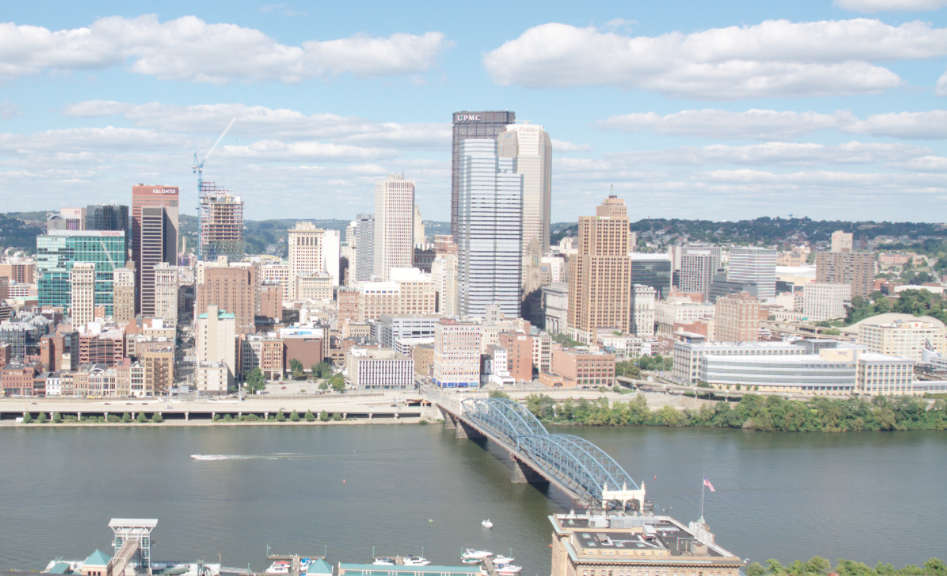
#> input picture assignments/hw4/data/incline_L.png, 947 x 576 px
$ python run_q4.py   (older library calls are emulated)
#> lines starting #> are read from the running program, lines starting #| are printed output that depends on the picture; after the words box and inside, x2 and y2 are one past the last pixel; in counts of white or black regions, pixels touching at a corner belong together; pictures that were not available may be replaced by others from this repository, and a replacement may not be noted
### assignments/hw4/python/q2.py
import skimage.feature
import numpy              as     np
import scipy.io           as     sio
import matplotlib.pyplot  as     plt
from   skimage.io         import imread
from   skimage.color      import rgb2gray
from   skimage.feature    import corner_harris , corner_peaks

################################################################################
# Q2.1                                                            ##############
# create a 2 x nbits sampling of integers from to to patchWidth^2 ##############
# read BRIEF paper for different sampling methods                 ##############
################################################################################
def makeTestPattern(patchWidth, nbits):
  #res = None
  # YOUR CODE HERE
  compareX = np.random.randint ( patchWidth ** 2 , size = [ nbits , 1 ] )
  compareY = np.random.randint ( patchWidth ** 2 , size = [ nbits , 1 ] )
  sio.savemat( 'testPattern.mat' ,
    { 'compareX' : compareX , 'compareY' : compareY })
  return compareX , compareY

################################################################################
# Q2.2                                               ###########################
# im is 1 channel image, locs are locations          ###########################
# compareX and compareY are idx in patchWidth^2      ###########################
# should return the new set of locs and their descs  ###########################
################################################################################
def computeBrief( im , locs , compareA , compareB ):
  patchWidth = 9 # pwned
  desc       = [ ]
  valid_locs = [ ]
  n_features = len ( compareA )
  for loc in locs:
    y , x = loc
    try:
      feature_vector = np.zeros ( [ n_features , 1 ] )
      for i in range ( n_features ):
        ra , ca = np.unravel_index ( compareA [ i ]  ,
                                   [ patchWidth , patchWidth ] )
        rb , cb = np.unravel_index ( compareB [ i ]  ,
                                   [ patchWidth , patchWidth ] )
        pa      = im               [ y + ra     , x + ca     ]
        pb      = im               [ y + rb     , x + cb     ]
        feature_vector [ i ] = 1 if pa > pb else 0
      desc.append       ( feature_vector )
      valid_locs.append ( loc            )
    except IndexError:
      pass # index out of range, no worries

  valid_locs = np.array           ( valid_locs )
  desc       = np.array           ( desc       )
  valid_locs = valid_locs.reshape ( [ len ( valid_locs ) , 2          ] )
  desc       = desc.reshape       ( [ len ( desc       ) , n_features ] )

  return valid_locs, desc

################################################################################
################################################################################
# Q2.3                                        ##################################
# im is a 1 channel image                     ##################################
# locs are locations                          ##################################
# descs are descriptors                       ##################################
# if using Harris corners, use a sigma of 1.5 ##################################
################################################################################
################################################################################

def briefLite( im ):
  # YOUR CODE HERE
  nms_size   = 1
  descriptor_dict  = sio.loadmat     ( 'testPattern.mat' )
  ca               = descriptor_dict [ 'compareX'        ]
  cb               = descriptor_dict [ 'compareY'        ]
  corners          = corner_peaks   ( corner_harris ( im , method = 'eps' ) ,
                                      min_distance = nms_size ,
                                      num_peaks = 1000 )
  locs , desc = computeBrief( im , corners , ca , cb )
  return locs , desc

################################################################################
# Q 2.4 ########################################################################
################################################################################
def briefMatch( desc1 , desc2 , ratio = 0.8 ):
  # okay so we say we SAY we use the ratio test
  # which SIFT does
  # but come on, I (your humble TA), don't want to.
  # ensuring bijection is almost as good
  # maybe better
  # trust me
  matches = skimage.feature.match_descriptors(desc1,desc2,'hamming',cross_check=True)
  return matches

################################################################################
# [57 lines left out: functions plotMatches, testMatch, briefRotTest, briefRotLite, not called in this run]

# [9 lines that do not run on import are left out]

### assignments/hw4/python/q4.py
import numpy as np
from q2 import *
from q3 import *
import skimage.color
import skimage.transform
from scipy import misc

# you may find this useful in removing borders
# from pnc series images (which are RGBA)
# and have boundary regions
def clip_alpha(img):
    img[:,:,3][np.where(img[:,:,3] < 1.0)] = 0.0
    return img

# Q 4.1
# this should be a less hacky version of
# composite image from Q3
# img1 and img2 are RGB-A
# warp order 0 might help
# try warping both images then combining
# feel free to hardcode output size
# [23 lines left out: function imageStitching, not called in this run]


# Q 4.2
# you should make the whole image fit in that width
# python may be inv(T) compared to MATLAB
def imageStitching_noClip(img1, img2, H2to1, panoWidth=1280):
  M = np.eye ( 3 )
  # Assume img2 to the right, otherwise need some extra processing
  ##############################################################################
  ## Will predict total image size now for use in warp #########################
  ##############################################################################
  h1 , w1 , x = img1.shape
  h2 , w2 , x = img2.shape
  ##########################    x    y    1  ###################################
  img2_corners = np.array ( [ [ 0  , 0  , 1 ] ,
                              [ w2 , 0  , 1 ] ,
                              [ 0  , h2 , 1 ] ,
                              [ w2 , h2 , 1 ] ] ).T

  img1_corners = np.array ( [ [ 0  , 0  , 1 ] ,
                              [ w1 , 0  , 1 ] ,
                              [ 0  , h1 , 1 ] ,
                              [ w1 , h1 , 1 ] ] ).T

  img2_corners_warped = np.dot ( np.linalg.inv ( H2to1 ) , img2_corners )
  img2_corners_warped = normPoints ( img2_corners_warped )

  corners = np.hstack ( ( img1_corners , img2_corners_warped ) )
  xmin = min ( corners [ 0 , : ] )
  xmax = max ( corners [ 0 , : ] )
  ymin = min ( corners [ 1 , : ] )
  ymax = max ( corners [ 1 , : ] )

  out_shape = np.array ( [ ymax - ymin , xmax - xmin , 3 ] )
  out_shape = out_shape.astype ( 'int' )


  T = np.eye ( 3 )
  T [ 0 , 2 ] = xmin
  T [ 1 , 2 ] = ymin
  S = np.eye ( 3 )
  # [10 lines of commented-out code are left out]
  M = np.dot ( S , T )

  panoImg   = np.zeros ( out_shape )

  img2_warped       = warp ( img2 , np.dot ( M , H2to1 ) , output_shape = out_shape ,
                        mode = 'constant' , cval = 0 )
  img1_warped       = warp ( img1 , M , output_shape = out_shape ,
                        mode = 'constant' , cval = 0 )

  ##############################################################################
  ## Extract indices of non-zero Harry pixels , set them in composite ##########
  ##############################################################################
  img1_warped = img1_warped [ : , : , 0:3 ]
  img2_warped = img2_warped [ : , : , 0:3 ]
  indices1      = img1_warped        [ : , : , 0   ] != 0
  indices2      = img2_warped        [ : , : , 0   ] != 0
  panoImg [ indices2 ] = img2_warped [ indices2 ]
  panoImg [ indices1 ] = img1_warped [ indices1 ]
  #panoImg =  misc.imfilter ( panoImg , ftype = 'blur' )

  out_shape [ 0 : 2 ] = panoWidth * out_shape [ 0 : 2 ] / out_shape [ 1 ]
  panoImg = skimage.transform.resize (
             panoImg , out_shape )
  return panoImg

# Q 4.3
# should return a stitched image
def generatePanorama( img1 , img2 ):

  patchWidth = 9
  nbits      = 256
  makeTestPattern ( patchWidth , nbits )
  locs1 , desc1 = briefLite ( rgb2gray ( img1 ) )
  locs2 , desc2 = briefLite ( rgb2gray ( img2 ) )
  matches       = briefMatch     ( desc1 , desc2 , ratio = 0.8 )

  l1 = locs1 [ matches [ : , 0 ] ]
  l2 = locs2 [ matches [ : , 1 ] ]

  ## x / y row / column bamboozle ###############################################
  l1 = locs1 [ matches [ : , 0 ] ] [ : , : : -1 ]
  l2 = locs2 [ matches [ : , 1 ] ] [ : , : : -1 ]
  ##############################################################################
  ## Append 1 => homogenous coordinates ########################################
  ##############################################################################
  l1 = np.hstack ( [ l1 , np.ones ( ( len ( l1 ) , 1 ) ) ] )
  l2 = np.hstack ( [ l2 , np.ones ( ( len ( l2 ) , 1 ) ) ] )

  H2to1 , n = computeHransac( l2 , l1 )
  panoImage = imageStitching_noClip ( img1 , img2 , H2to1 )
  return panoImage

# Q 4.5
# I found it easier to just write a new function
# pairwise stitching from right to left worked for me!
# [5 lines left out: function generateMultiPanorama, not called in this run]

### assignments/hw4/python/q3.py
import numpy as np
import skimage.color
from skimage.io        import imread
from skimage.color     import rgb2gray
from skimage.transform import warp
from scipy             import linalg
import matplotlib.pyplot as plt
from q2 import  makeTestPattern, \
                computeBrief   , \
                briefLite      , \
                briefMatch     , \
                plotMatches    , \
                testMatch


################################################################################
################################################################################
################################################################################
# Q 3.1
def computeH(l1, l2):
  # l1 = H l2
  H2to1 = np.eye(3)
  # YOUR CODE HERE
  NH = np.prod ( H2to1.shape ) #N elements in H
  r1 , c1 = l1.shape
  r2 , c2 = l2.shape
  assert r1 == r2 , 'number of rows in l1 does not match l2'
  assert c1 == c2 , 'number of columns in l1 does not match l2'
  ## Formulate Ai for point i ( see writeup section 1.3.3 ) ####################
  ## H matrix in vector form :
  #### h = transpose ([ h11 h12 h13 h21 h22 h23 h31 h32 h33 ])
  ## Ai = -x -y -1  0  0  0 x*x' y*x' x'
  #        0  0  0 -x -y -1 x*y' y*y' y'
  # Where l1 contains x' , y' and l2 contains x , y
  A = np.empty ( [ 0 , NH ] )
  for i in range ( r1 ):
    xp = l1 [ i , 0 ]
    yp = l1 [ i , 1 ]
    x  = l2 [ i , 0 ]
    y  = l2 [ i , 1 ]
    x_entry = np.array ( [ -x , -y , -1 ,  0 ,  0 ,  0 , x*xp , y*xp , xp ] )
    y_entry = np.array ( [  0 ,  0 ,  0 , -x , -y , -1 , x*yp , y*yp , yp ] )
    # Ai is 2xNH , first row is x_entry, second row y_entry
    A = np.vstack ( [ A , x_entry ] )
    A = np.vstack ( [ A , y_entry ] )
  u , s , v =  np.linalg.svd ( A )
  H2to1 = v [ -1 ].reshape ( ( 3 , 3 ) )
  H2to1 = H2to1 / H2to1[ 2 , 2 ]

  return H2to1

def normPoints ( points ):
  # expects column entries
  points [ 0 , : ] = points [ 0 , : ] / points [ 2 , : ]
  points [ 1 , : ] = points [ 1 , : ] / points [ 2 , : ]
  points [ 2 , : ] = points [ 2 , : ] / points [ 2 , : ]
  return points

################################################################################
## Compute matrix to normalize points ##########################################
################################################################################
def getNorm ( points_in ):
  points = np.copy ( points_in )

  ## Expect points to be nx3 homogenous fyi ####################################
  trans           =   np.eye  ( 3                )
  trans [ 0 , 2 ] = - np.mean ( points [ : , 0 ] )
  trans [ 1 , 2 ] = - np.mean ( points [ : , 1 ] )
  ## transpose to apply transform. untranspose to get distance per point. ######
  ## slice to remove homogenous '1' ############################################
  points_trans = np.dot         ( trans        , points.T ).T
  dists        = np.linalg.norm ( points_trans , axis = 1 )
  max_dist     = np.max     ( dists )

  scale           =   np.eye  ( 3 )
  scale [ 0 , 0 ] =   np.sqrt ( 2 )  / max_dist
  scale [ 1 , 1 ] =   np.sqrt ( 2 )  / max_dist
  H               =   np.dot ( scale , trans )
  H = H / H [ 2 , 2 ]

  return H , normPoints ( np.dot ( H , points.T ) )

# Q 3.2
def computeHnorm(l1, l2):
  # Have a Hart...ley et. al.
  # YOUR CODE HERE
  #import pdb;pdb.set_trace ( )
  l1c = np.copy ( l1 )
  l2c = np.copy ( l2 )

  H1 , l1norm = getNorm ( l1c )
  H2 , l2norm = getNorm ( l2c )

  Hbar = computeH ( l1norm.T , l2norm.T )

  H2to1 = np.dot ( np.linalg.inv ( H1 ) , Hbar )
  H2to1 = np.dot ( H2to1                , H2   )

  H2to1 = H2to1 / H2to1 [ 2 , 2 ]


  return H2to1

# Q 3.3
def computeHransac(locs1, locs2):
  bestH2to1, inliers = None, None
  # YOUR CODE HERE
  NSP       = 4    #number of points to sample
  NI        = 3000 # n iterations
  H_TH      = 10   # threshold to accept elements 7/8 in H
  THRESHOLD = 10  #threshold
  assert locs1.shape == locs2.shape , "location inputs sizes differs"
  ND = locs1.shape [ 0 ]

  inliers = 0

  for i in range ( NI ):
    li = np.random.choice ( range ( ND ) , NSP , replace = False )
    l1 = locs1 [ li , : ]
    l2 = locs2 [ li , : ]

    H = computeHnorm  ( l1 , l2 )

    n_inliers_temp = 0
    for i in range ( ND ):
      l1p = np.dot         ( H   , locs2 [ i ] )
      xp  = l1p [ 0 ] / l1p [ 2 ]
      yp  = l1p [ 1 ] / l1p [ 2 ]
      x   = locs1 [ i , 0 ] / locs1 [ i , 2 ]
      y   = locs1 [ i , 1 ] / locs1 [ i , 2 ]

      error    = np.sqrt ( ( x - xp ) ** 2 + ( y - yp ) ** 2 )
      if error < THRESHOLD:
        n_inliers_temp = n_inliers_temp + 1

    if n_inliers_temp > inliers:
      inliers = n_inliers_temp
      bestH2to1 = H

  return bestH2to1, inliers

# Q3.4
# [81 lines left out: functions compositeH, HarryPotterize, not called in this run]

# [26 lines that do not run on import are left out]


### assignments/hw4/python/run_q4.py
from q4 import *
from q3 import *
from q2 import *
import numpy as np
import matplotlib.pyplot as plt
import skimage.color
import skimage.io

# Q 4.1
# load images into img1
# and img2
# compute H2to1
# please use any feature method you like that gives
# good results
#img1 = skimage.io.imread('../data/pnc1.png')
#img2 = skimage.io.imread('../data/pnc0.png')
img1 = skimage.io.imread('../data/incline_L.png')
#> img1 is the input picture: shape (576, 947, 3); mean R, G, B 178.7, 185.2, 188.8
img2 = skimage.io.imread('../data/incline_R.png')
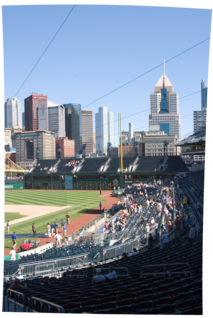
#> input picture assignments/hw4/data/pnc1.png, 213 x 318 px, given in place of incline_R.png, which was not available
#> img2 is the input picture: shape (318, 213, 4); mean R, G, B, A 108.3, 121.2, 136.7, 233.9

patchWidth = 9
nbits      = 256
#makeTestPattern ( patchWidth , nbits )
locs1 , desc1 = briefLite ( rgb2gray ( img1 ) )
#> (reads assignments/hw4/python/testPattern.mat from the repository)
#> in briefLite, `corners          = corner_peaks   ( corner_harris ( im , method = 'eps..`: corners = 1000 pairs, first value 1 to 574, second value 1 to 945
#> in briefLite, `corners          = corner_peaks   ( corner_harris ( im , method = 'eps..`:
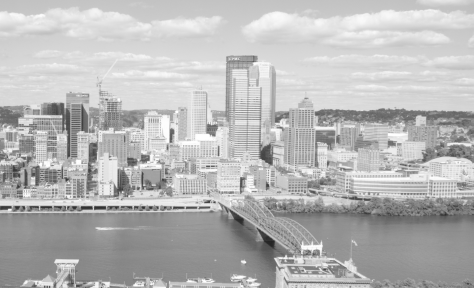
#> im: shape (576, 947) float64 (shown at 1/2 size); min 0.136, max 1, mean 0.722
#> the loop in computeBrief, `for loc in locs:` made 1000 passes
#> (y, x) on passes 1 to 3: (1, 945), (1, 1), (411, 1)
#> after the loop in computeBrief, `for loc in locs:`: desc = 931 items; valid_locs = 931 pairs, first value 1 to 567, second value 1 to 930
#> in computeBrief, `desc       = np.array           ( desc       )`:
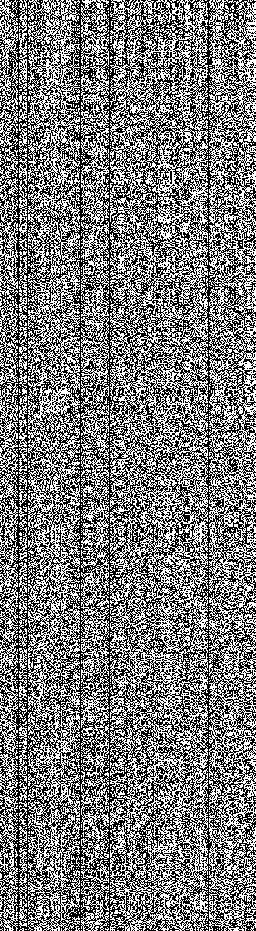
#> desc: shape (931, 256, 1) float64; values 0 (black) and 1 (white), 48.9% white in thin lines or dots
#> in briefLite, `locs , desc = computeBrief( im , corners , ca , cb )`: locs has the same summary as valid_locs in computeBrief
#> locs1 has the same summary as valid_locs in computeBrief
locs2 , desc2 = briefLite ( rgb2gray ( img2 ) )
#> in briefLite (call 2), `corners          = corner_peaks   ( corner_harris ( im , method = 'eps..`: corners = 1000 pairs, first value 3 to 316, second value 1 to 211
#> in briefLite (call 2), `corners          = corner_peaks   ( corner_harris ( im , method = 'eps..`:
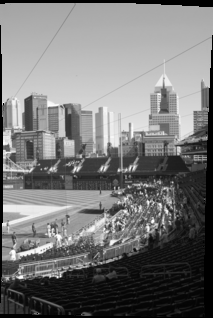
#> im: shape (318, 213) float64; min 0, max 1, mean 0.469
#> the loop in computeBrief (call 2), `for loc in locs:` made 1000 passes
#> (y, x) on passes 1 to 3: (144, 4), (102, 3), (150, 4)
#> after the loop in computeBrief (call 2), `for loc in locs:`: desc = 964 items; valid_locs = 964 pairs, first value 3 to 309, second value 1 to 204
#> in computeBrief (call 2), `desc       = np.array           ( desc       )`:
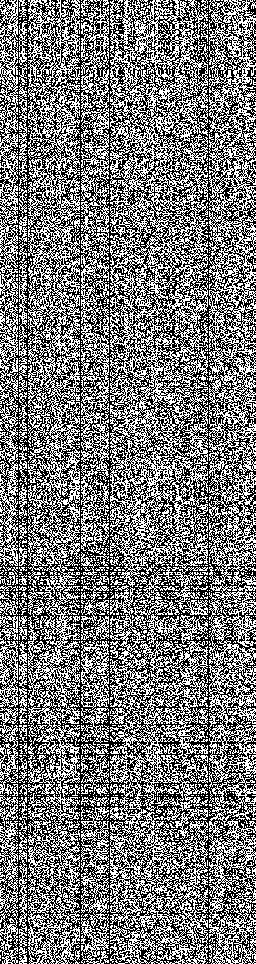
#> desc: shape (964, 256, 1) float64; values 0 (black) and 1 (white), 47.9% white in thin lines or dots
#> in briefLite (call 2), `locs , desc = computeBrief( im , corners , ca , cb )`: locs has the same summary as valid_locs in computeBrief
#> locs2 has the same summary as valid_locs in computeBrief
matches       = briefMatch     ( desc1 , desc2 , ratio = 0.8 )
#> in briefMatch, `matches = skimage.feature.match_descriptors(desc1,desc2,'hamming',cros..`: matches = 208 pairs, first value 2 to 924, second value 0 to 963
#plotMatches   ( img1 , img2 , matches , locs1 , locs2 )

l1 = locs1 [ matches [ : , 0 ] ]
#> l1 = 208 pairs, first value 126 to 566, second value 1 to 917
l2 = locs2 [ matches [ : , 1 ] ]
#> l2 = 208 pairs, first value 3 to 309, second value 2 to 202

## Did I do x / y or row column ? #############################################
l1 = locs1 [ matches [ : , 0 ] ] [ : , : : -1 ]
#> l1 = 208 pairs, first value 1 to 917, second value 126 to 566
l2 = locs2 [ matches [ : , 1 ] ] [ : , : : -1 ]
#> l2 = 208 pairs, first value 2 to 202, second value 3 to 309
##############################################################################
## Append 1 => homogenous coordinates ########################################
##############################################################################
l1 = np.hstack ( [ l1 , np.ones ( ( len ( l1 ) , 1 ) ) ] )
#> l1 = 208 rows, first 8: [1, 420, 1], [409, 404, 1], [412, 332, 1], [419, 415, 1], [419, 332, 1], [422, 332, 1], [189, 412, 1], [2, 321, 1]
l2 = np.hstack ( [ l2 , np.ones ( ( len ( l2 ) , 1 ) ) ] )
#> l2 = 208 rows, first 8: [32, 168, 1], [72, 188, 1], [32, 199, 1], [66, 238, 1], [23, 198, 1], [17, 199, 1], [25, 255, 1], [154, 180, 1]

#H2to1 , n = computeHransac( l2 , l1 )

#panoImg = imageStitching ( img1 , img2 , H2to1 )
#plt.imshow ( panoImg )
#plt.show ()
#np.set_printoptions ( precision = 2 )
#print H2to1

# YOUR CODE HERE

"""
panoImage = imageStitching(img1,img2,H2to1)
plt.subplot(1,2,1)
plt.imshow(img1)
plt.title('pnc0')
plt.subplot(1,2,2)
plt.title('pnc1')
plt.imshow(img2)
plt.figure()
plt.imshow(panoImage)
plt.show()
"""

# [9 lines of commented-out code are left out]
panoImage3 = generatePanorama(img1, img2)
#> in generatePanorama, `locs1 , desc1 = briefLite ( rgb2gray ( img1 ) )`: locs1 = 931 pairs, first value 1 to 567, second value 1 to 930
#> in generatePanorama, `locs2 , desc2 = briefLite ( rgb2gray ( img2 ) )`: locs2 has the same summary as valid_locs in computeBrief
#> in generatePanorama, `l1 = locs1 [ matches [ : , 0 ] ]`: l1 = 208 pairs, first value 126 to 566, second value 1 to 917
#> in generatePanorama, `l2 = locs2 [ matches [ : , 1 ] ]`: l2 = 208 pairs, first value 3 to 309, second value 2 to 202
#> in generatePanorama, `l1 = locs1 [ matches [ : , 0 ] ] [ : , : : -1 ]`: l1 = 208 pairs, first value 1 to 917, second value 126 to 566
#> in generatePanorama, `l2 = locs2 [ matches [ : , 1 ] ] [ : , : : -1 ]`: l2 = 208 pairs, first value 2 to 202, second value 3 to 309
#> in generatePanorama, `l1 = np.hstack ( [ l1 , np.ones ( ( len ( l1 ) , 1 ) ) ] )`: l1 = 208 rows, first 8: [1, 420, 1], [409, 404, 1], [412, 332, 1], [419, 415, 1], [419, 332, 1], [422, 332, 1], [189, 412, 1], [2, 321, 1]
#> in generatePanorama, `l2 = np.hstack ( [ l2 , np.ones ( ( len ( l2 ) , 1 ) ) ] )`: l2 = 208 rows, first 8: [32, 168, 1], [72, 188, 1], [32, 199, 1], [66, 238, 1], [23, 198, 1], [17, 199, 1], [25, 255, 1], [154, 180, 1]
#> the loop in computeHransac, `for i in range ( NI ):` made 3000 passes
#> (l1c in computeHnorm, H1 in computeHnorm, H2 in computeHnorm) on passes 1 to 2: ([[109, 142, 1], [49, 225, 1], [69, 288, 1], [141, 291, 1]], [[0.0147, 0, -1.35], [0, 0.0147, -3.48], [0, 0, 1]], [[0.00339, 0, -1.42], [0, 0.00339, -1.02], [0, 0, 1]]), ([[105, 188, 1], [164, 63, 1], [61, 237, 1], [73, 127, 1]], [[0.0128, 0, -1.29], [0, 0.0128, -1.97], [0, 0, 1]], [[0.00425, 0, -1.36], [0, 0.00425, -1.56], [0, 0, 1]])
#> in imageStitching_noClip, `img2_warped = img2_warped [ : , : , 0:3 ]`:
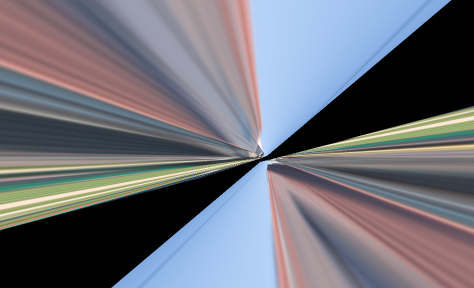
#> img2_warped: shape (576, 947, 3) float64 (shown at 1/2 size); mean R, G, B 0.436, 0.441, 0.478
#> in imageStitching_noClip, `indices2      = img2_warped        [ : , : , 0   ] != 0`:
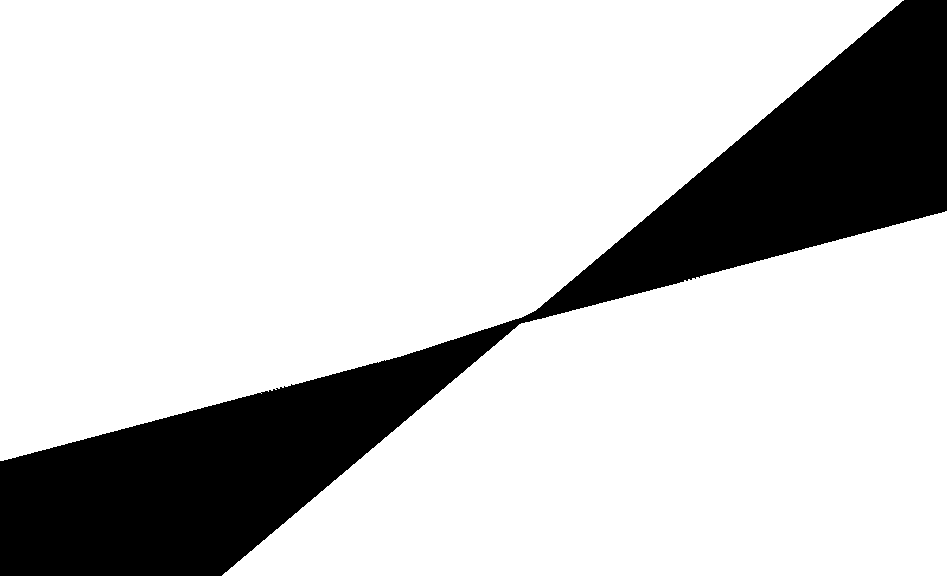
#> indices2: shape (576, 947) bool; 79.8% white; 1 black region, box (x1, y1, x2, y2) and area: (0, 0, 947, 576) 109956
plt.imshow(panoImage3)
plt.show()


# Q 4.4 (EC)
# Stitch your own photos with your code

# Q 4.5 (EC)
# Write code to stitch multiple photos
# see http://www.cs.jhu.edu/~misha/Code/DMG/PNC3/PNC3.zip
# for the full PNC dataset if you want to use that
if False:
    imgs = [skimage.io.imread('../PNC3/src_000{}.png'.format(i)) for i in range(7)]
    panoImage4 = generateMultiPanorama(imgs)
    plt.imshow(panoImage4)
    plt.show()
"""
def makeTestPattern(patchWidth, nbits):
def computeBrief( im , locs , compareA , compareB ):
def briefLite( im ):
def briefMatch( desc1 , desc2 , ratio = 0.8 ):
def plotMatches(im1,im2,matches,locs1,locs2):
def testMatch():
def briefRotTest(briefFunc=briefLite):
def briefRotLite(im):
"""
exit()
#> (the program exits here)
